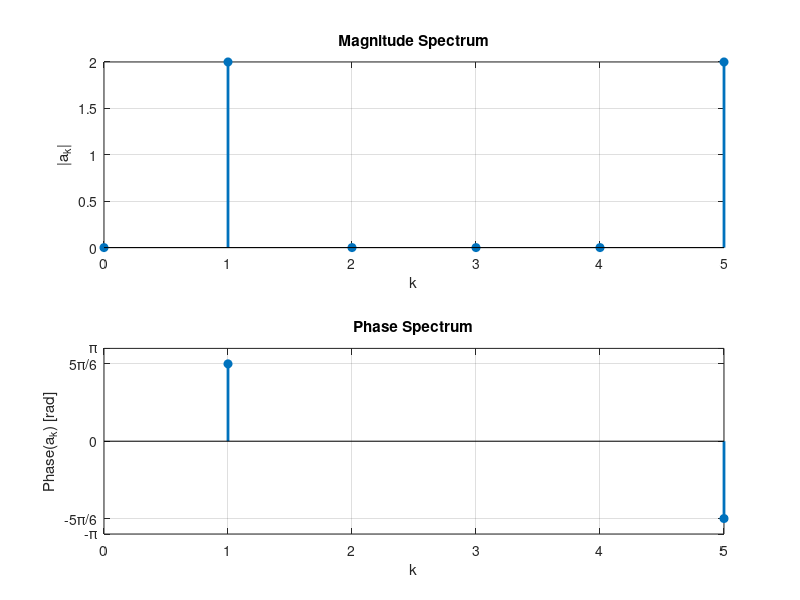

Source code (MATLAB):
clc;
clear;
close all;

N = 6;
k = 0:N-1;

mag = [0 2 0 0 0 2];
ph  = [NaN 5*pi/6 NaN NaN NaN -5*pi/6];

figure;

subplot(2,1,1);
stem(k, mag, 'filled', 'LineWidth', 2);
grid on;
xlabel('k');
ylabel('|a_k|');
title('Magnitude Spectrum');

subplot(2,1,2);
stem(k, ph, 'filled', 'LineWidth', 2);
grid on;
xlabel('k');
ylabel('Phase(a_k) [rad]');
title('Phase Spectrum');
ylim([-pi pi]);
yticks([-pi -5*pi/6 0 5*pi/6 pi]);
yticklabels({'-\pi','-5\pi/6','0','5\pi/6','\pi'});
